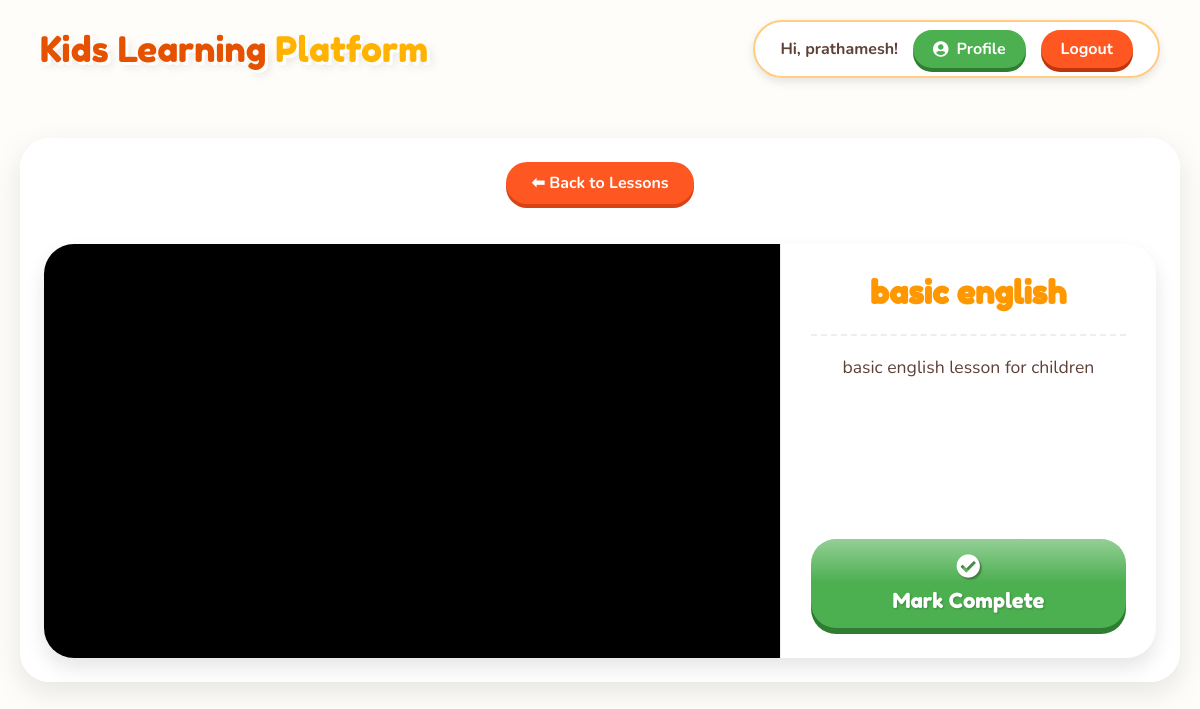
The app's page /child/lesson_view.php?lesson_id=1 (signed in) with its own data.
### tables this page shows
CREATE TABLE `lessons` (
  `lesson_id` int(11) NOT NULL,
  `subject_id` int(11) NOT NULL,
  `lesson_title` varchar(200) NOT NULL,
  `lesson_description` text DEFAULT NULL,
  `video_url` text NOT NULL,
  `created_at` timestamp NOT NULL DEFAULT current_timestamp(),
  `quiz_question` text DEFAULT NULL,
  `option_a` varchar(255) DEFAULT NULL,
  `option_b` varchar(255) DEFAULT NULL,
  `option_c` varchar(255) DEFAULT NULL,
  `correct_option` char(1) DEFAULT NULL
);

### child/lesson_view.php (the view, shortened to what this page needs)
<?php
require_once '../config/db.php';
$lesson_id = $_GET['lesson_id'] ?? null;
$stmt = $pdo->prepare("SELECT * FROM lessons WHERE lesson_id = ?");
$stmt->execute([$lesson_id]);
$lesson = $stmt->fetch();
function getYoutubeEmbedUrl($url) {
    $shortUrlRegex = '/youtu.be\/([a-zA-Z0-9_-]+)\??/i';
    $longUrlRegex = '/youtube.com\/((?:embed)|(?:watch))((?:\?v\=)|(?:\/))([a-zA-Z0-9_-]+)/i';
    if (preg_match($longUrlRegex, $url, $matches)) {
        $youtube_id = $matches[count($matches) - 1];
    }
    if (isset($youtube_id)) {
        return 'https://www.youtube.com/embed/' . $youtube_id;
    }
    return $url;
}
$embedUrl = getYoutubeEmbedUrl($lesson['video_url']);
include 'includes/header.php';
?>
<div class="glass-panel" style="max-width: 1200px; margin: 0 auto; padding: 20px;">
    <a href="lessons.php?subject_id=<?php echo $lesson['subject_id']; ?>" class="btn-back">⬅ Back to Lessons</a>
    <div class="lesson-split-container" style="background: white; border-radius: 30px; overflow: hidden; box-shadow: 0 10px 20px rgba(0,0,0,0.1); margin-top: 20px; display: flex; flex-wrap: wrap;">
        <div class="lesson-video-col" style="flex: 7; min-width: 300px; background: black;">
            <div style="position: relative; padding-bottom: 56.25%; height: 0; overflow: hidden;">
                <iframe src="<?php echo htmlspecialchars($embedUrl); ?>" style="position: absolute; top: 0; left: 0; width: 100%; height: 100%;" frameborder="0" allow="accelerometer; autoplay; clipboard-write; encrypted-media; gyroscope; picture-in-picture" allowfullscreen></iframe>
            </div>
        </div>
        <div class="lesson-content-col" style="flex: 3; min-width: 250px; padding: 30px; display: flex; flex-direction: column; justify-content: space-between; border-left: 1px solid #eee;">
            <div>
                <h1 style="margin-top:0; font-family:'Fredoka One'; color: var(--primary-color); font-size: 2rem; line-height: 1.2;">
                    <?php echo htmlspecialchars($lesson['lesson_title']); ?>
                </h1>
                <hr style="border: 0; border-top: 2px dashed #eee; margin: 15px 0;">
                <p style="font-size:1.1rem; line-height:1.6; color:#5D4037;">
                    <?php echo nl2br(htmlspecialchars($lesson['lesson_description'])); ?>
                </p>
            </div>
            <form method="POST" id="completeForm" style="margin-top: 30px; text-align: center; display: <?php echo !empty($lesson['quiz_question']) ? 'none' : 'block'; ?>;">
                <button type="submit" name="mark_complete" class="big-btn" style="width: 100%; height: auto; padding: 15px 20px; font-size: 1.3rem; background: #4CAF50; box-shadow: 0 6px 0 #2E7D32; display: inline-flex; justify-content: center; align-items: center; gap: 10px;">
                    <i class="fas fa-check-circle" style="font-size: 1.5rem; margin: 0;"></i>
                    <span>Mark Complete</span>
                </button>
            </form>
        </div>
    </div>
</div>
</div>
</body>
</html>

### child/assets/css/child_theme.css (style rules this page uses)
:root { --primary-color: #FF9800; --secondary-color: #FF5722; --accent-color: #FFC107; --danger-color: #E64A19; --text-color: #5D4037; --white: #fff; --header-bg: transparent; --card-bg: #FFFFFF; }
body { font-family: 'Nunito', sans-serif; margin: 0; padding: 0; min-height: 100vh; overflow-x: hidden; color: var(--text-color); }
.glass-panel { background: rgba(255, 255, 255, 0.9); border-radius: 30px; padding: 30px; box-shadow: 0 10px 30px rgba(0,0,0,0.1); border: 4px solid #fff; margin-bottom: 30px; }
.big-btn { width: 220px; height: 160px; border-radius: 25px; display: flex; flex-direction: column; justify-content: center; align-items: center; text-decoration: none; color: white; font-family: 'Fredoka One', cursive; font-size: 1.5rem; text-shadow: 1px 1px 2px rgba(0,0,0,0.2); border: none; position: relative; overflow: hidden; transition: transform 0.1s; }
.big-btn::before { content: ''; position: absolute; top: 0; left: 0; width: 100%; height: 50%; background: linear-gradient(to bottom, rgba(255,255,255,0.4) 0%, rgba(255,255,255,0) 100%); border-radius: 25px 25px 100% 100% / 25px 25px 10% 10%; pointer-events: none; }
.big-btn i { font-size: 4rem; margin-bottom: 10px; filter: drop-shadow(2px 2px 0 rgba(0,0,0,0.2)); position: relative; z-index: 2; }
.big-btn span { position: relative; z-index: 2; }
.btn-back { display: inline-block; background: #FF5722; color: white; padding: 10px 25px; border-radius: 30px; text-decoration: none; font-weight: bold; box-shadow: 0 4px 0 #D84315; margin-bottom: 20px; transition: all 0.2s; }

### records on screen
lessons: lesson_title "basic english", lesson_description "basic english lesson for children"

### other values on screen
$child_name_header "prathamesh"
